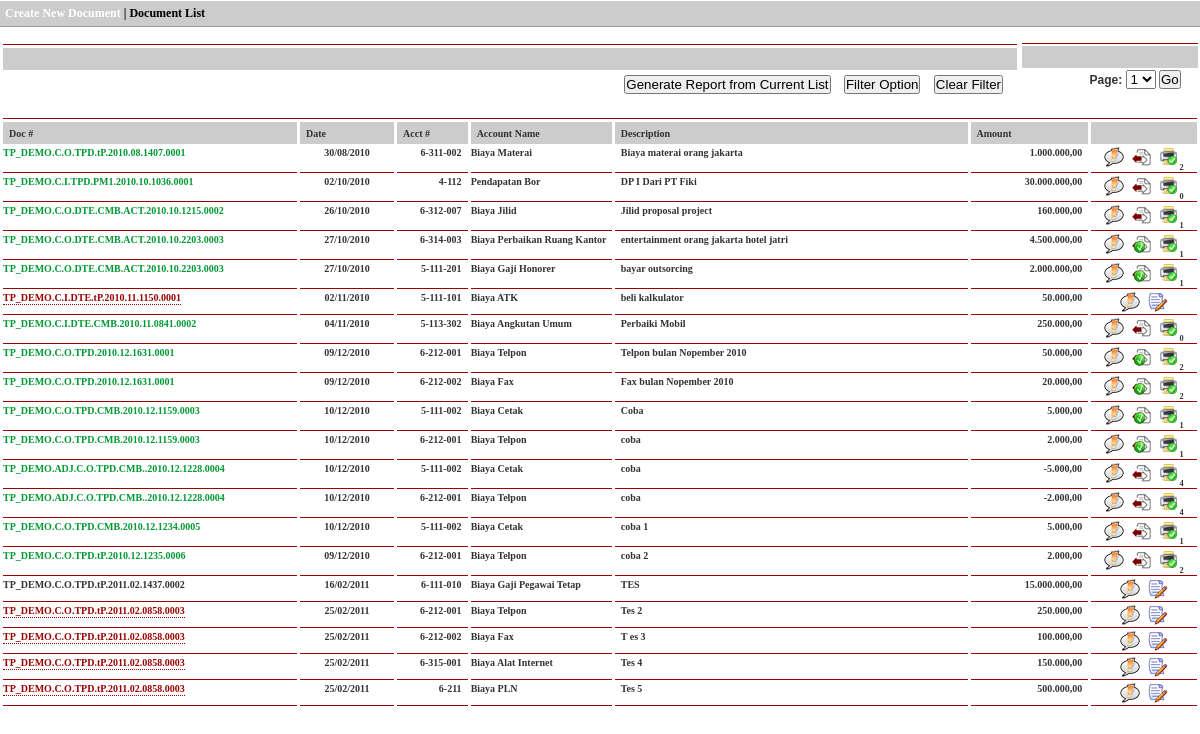
Page /documentlist_new.php (signed in) on the committed database.
### tables this page shows
CREATE TABLE `tilyan_tp_demo_account` (
  `TransID` bigint(100) NOT NULL AUTO_INCREMENT,
  `DocID` bigint(100) DEFAULT NULL,
  `AccNo` varchar(255) DEFAULT NULL,
  `DocCode` varchar(5) DEFAULT NULL,
  `DocCode2` varchar(5) DEFAULT NULL,
  `DocCode3` varchar(15) DEFAULT NULL,
  `AccName` text,
  `Description` text,
  `Amount` decimal(65,2) DEFAULT NULL,
  `DRCR` varchar(5) DEFAULT NULL,
  PRIMARY KEY (`TransID`)
);

CREATE TABLE `tilyan_tp_demo_document` (
  `DocID` bigint(100) NOT NULL AUTO_INCREMENT,
  `RefDocID` bigint(100) DEFAULT NULL,
  `DocRealDate` date DEFAULT NULL,
  `DocDate` date DEFAULT NULL,
  `DocFullNo` varchar(255) DEFAULT NULL,
  `DocFolder` varchar(50) DEFAULT NULL,
  `DocADJ` varchar(5) DEFAULT NULL,
  `DocType` varchar(5) DEFAULT NULL,
  `DocInOut` varchar(5) DEFAULT NULL,
  `DocNickName` varchar(50) DEFAULT NULL,
  `DocCode` varchar(5) DEFAULT NULL,
  `DocCode2` varchar(5) DEFAULT NULL,
  `DocCode3` varchar(5) DEFAULT NULL,
  `DocYear` int(10) DEFAULT NULL,
  `DocMonth` int(10) DEFAULT NULL,
  `DocTime` varchar(15) DEFAULT NULL,
  `DocNo` bigint(100) DEFAULT NULL,
  `DocNotes` text,
  `DocClear` int(10) DEFAULT NULL,
  `DocClearDate` date DEFAULT NULL,
  `DocAdjusted` int(10) DEFAULT NULL,
  `DocPrinted` int(10) DEFAULT NULL,
  PRIMARY KEY (`DocID`)
);

### documentlist_new.php (the view, shortened to what the rows shown need)
<?php
$bError		= false;
$sReport	= "report.php?ok=1";
if ($_GET['bSubmitted']):
	$PilihTanggalb	= $_GET["db"];
	$PilihBulanb	= $_GET["mb"];
	if(strlen($PilihBulanb)==1):
		$PilihBulanb = "0".$PilihBulanb;
	endif;
	$PilihTahunb	= $_GET["yb"];
	if(empty($PilihTanggalb)):
		$bError	= 1;
	elseif(empty($PilihBulanb)):
		$bError	= 1;
	elseif(empty($PilihTahunb)):
		$bError	= 1;
	endif;
	$PilihTanggale	= $_GET["de"];
	$PilihBulane	= $_GET["me"];
	if(strlen($PilihBulane)==1):
		$PilihBulane = "0".$PilihBulane;
	endif;
	$PilihTahune	= $_GET["ye"];
	if(empty($PilihTanggale)):
		$bError	= 1;
	elseif(empty($PilihBulane)):
		$bError	= 1;
	elseif(empty($PilihTahune)):
		$bError	= 1;
	endif;
	$iBank	= $_GET["iBank"];
	$iCash	= $_GET["iCash"];
	$iOther	= $_GET["iOther"];
	$iIn	= $_GET["iIn"];
	$iOut	= $_GET["iOut"];
	$iAdjed	= $_GET["iAdjed"];
	$iAdj	= $_GET["iAdj"];
	$iPrint	= $_GET["iPrint"];
	$sDesc	= $_GET["sDesc"];
	$sCode1	= $_GET["sCode1"];
	$sCode2	= $_GET["sCode2"];
	$sDocNickName	= $_GET["sDocNickName"];
	$sAccType	= $_GET["sAccType"];
	$sAccNo	= $_GET["sAccNo"];
	$sPaging	= "SELECT d.DocFullNo, d.DocDate, d.DocClear, d.DocNotes, d.DocAdjusted, d.DocPrinted, d.DocCode, d.DocCode2, d.DocNickName, a.AccNo, a.AccName, a.Description, a.Amount, la.Type FROM tilyan_".$_SESSION['TLY__MemberFolder']."_document d, tilyan_".$_SESSION['TLY__MemberFolder']."_account a LEFT JOIN tilyan_".$_SESSION['TLY__MemberFolder']."_lookup_account la ON a.AccNo = la.AccNo WHERE d.DocID  = a.DocID";
	if($bError!=1):
		$sPaging	= $sPaging." AND d.DocDate <= '".$PilihTahune."-".$PilihBulane."-".$PilihTanggale."' AND d.DocDate >= '".$PilihTahunb."-".$PilihBulanb."-".$PilihTanggalb."'";
	endif;
	if(empty($iBank) && empty($iCash) && empty($iOther)):
		$sPaging	= $sPaging." AND d.DocType NOT IN('B','C','O')";
	elseif(!empty($iBank) && !empty($iCash) && !empty($iOther)):
		$sPaging	= $sPaging." AND d.DocType IN('B','C','O')";
	elseif(!empty($iBank) && !empty($iCash)):
		$sPaging	= $sPaging." AND d.DocType IN('B','C')";
	elseif(!empty($iBank) && !empty($iOther)):
		$sPaging	= $sPaging." AND d.DocType IN('B','O')";
	elseif(!empty($iCash) && !empty($iOther)):
		$sPaging	= $sPaging." AND d.DocType IN('C','O')";
	elseif(!empty($iBank)):
		$sPaging	= $sPaging." AND d.DocType IN('B')";
	elseif(!empty($iCash)):
		$sPaging	= $sPaging." AND d.DocType IN('C')";
	elseif(!empty($iOther)):
		$sPaging	= $sPaging." AND d.DocType IN('O')";
	endif;
	if(empty($iIn) && empty($iOut)):
		$sPaging	= $sPaging." AND d.DocInOut NOT IN('I','O')";
	elseif(!empty($iIn) && !empty($iOut)):
		$sPaging	= $sPaging." AND d.DocInOut IN('I','O')";
	elseif(!empty($iIn)):
		$sPaging	= $sPaging." AND d.DocInOut IN('I')";
	elseif(!empty($iOut)):
		$sPaging	= $sPaging." AND d.DocInOut IN('O')";
	endif;
	if(!empty($iAdjed) && empty($iAdj)):
		$sPaging	= $sPaging." AND d.DocAdjusted IS NOT NULL";
	elseif(empty($iAdjed) && !empty($iAdj)):
		$sPaging	= $sPaging." AND d.DocADJ IS NOT NULL";
	elseif(!empty($iAdjed) && !empty($iAdj)):
		$sPaging	= $sPaging." AND (d.DocAdjusted IS NOT NULL OR d.DocADJ IS NOT NULL)";
	endif;
	if(!empty($iPrint)):
		$sPaging	= $sPaging." AND d.DocClear = 1";
	endif;
	if($sCode1!="pilih"):
		$sPaging	= $sPaging." AND d.DocCode = '".$sCode1."'";
	endif;
	if($sCode2!="pilih"):
		if($sCode2!="NULL"):
			$sPaging	= $sPaging." AND d.DocCode2 = '".$sCode2."'";
		else:
			$sPaging	= $sPaging." AND d.DocCode2 IS NULL";
		endif;
	endif;
	if(!empty($sDesc)):
		$sPaging	= $sPaging." AND a.Description LIKE '%".$sDesc."%'";
	endif;
	if($sDocNickName!="pilih"):
		$sPaging	= $sPaging." AND d.DocNickName = '".$sDocNickName."'";
	endif;
	if($sAccType!="pilih"):
		$sPaging	= $sPaging." AND la.Type = '".$sAccType."'";
	endif;
	if($sAccNo!="pilih"):
		$sPaging	= $sPaging." AND a.AccNo = '".$sAccNo."'";
	endif;
	$sList		= "SELECT d.DocID, d.DocFullNo, d.DocClear, d.DocNotes, d.DocAdjusted, d.DocDate, d.DocPrinted, d.DocCode, d.DocCode2, d.DocNickName, a.TransID, a.AccNo, a.AccName, a.Description, a.Amount, la.Type FROM tilyan_".$_SESSION['TLY__MemberFolder']."_document d, tilyan_".$_SESSION['TLY__MemberFolder']."_account a LEFT JOIN tilyan_".$_SESSION['TLY__MemberFolder']."_lookup_account la ON a.AccNo = la.AccNo WHERE d.DocID  = a.DocID";
	if($bError!=1):
		$sList	= $sList." AND d.DocDate <= '".$PilihTahune."-".$PilihBulane."-".$PilihTanggale."' AND d.DocDate >= '".$PilihTahunb."-".$PilihBulanb."-".$PilihTanggalb."'";
		$sReport .= "&de=".$PilihTahune."-".$PilihBulane."-".$PilihTanggale."&db=".$PilihTahunb."-".$PilihBulanb."-".$PilihTanggalb."";
	endif;
	if(empty($iBank) && empty($iCash) && empty($iOther)):
		$sList	= $sList." AND d.DocType NOT IN('B','C','O')";
		$sReport	.= "&b=0&c=0&oth=0";
	elseif(!empty($iBank) && !empty($iCash) && !empty($iOther)):
		$sList	= $sList." AND d.DocType IN('B','C','O')";
		$sReport	.= "&b=1&c=1&oth=1";
	elseif(!empty($iBank) && !empty($iCash)):
		$sList	= $sList." AND d.DocType IN('B','C')";
		$sReport	.= "&b=1&c=1&oth=0";
	elseif(!empty($iBank) && !empty($iOther)):
		$sList	= $sList." AND d.DocType IN('B','O')";
		$sReport	.= "&b=1&c=0&oth=1";
	elseif(!empty($iCash) && !empty($iOther)):
		$sList	= $sList." AND d.DocType IN('C','O')";
		$sReport	.= "&b=0&c=1&oth=1";
	elseif(!empty($iBank)):
		$sList	= $sList." AND d.DocType IN('B')";
		$sReport	.= "&b=1&c=0&oth=0";
	elseif(!empty($iCash)):
		$sList	= $sList." AND d.DocType IN('C')";
		$sReport	.= "&b=0&c=1&oth=0";
	elseif(!empty($iOther)):
		$sList	= $sList." AND d.DocType IN('O')";
		$sReport	.= "&b=0&c=0&oth=1";
	endif;
	if(empty($iIn) && empty($iOut)):
		$sList	= $sList." AND d.DocInOut NOT IN('I','O')";
		$sReport	.= "&in=0&out=0";
	elseif(!empty($iIn) && !empty($iOut)):
		$sList	= $sList." AND d.DocInOut IN('I','O')";
		$sReport	.= "&in=1&out=1";
	elseif(!empty($iIn)):
		$sList	= $sList." AND d.DocInOut IN('I')";
		$sReport	.= "&in=1&out=0";
	elseif(!empty($iOut)):
		$sList	= $sList." AND d.DocInOut IN('O')";
		$sReport	.= "&in=0&out=1";
	endif;
	if(!empty($iAdjed) && empty($iAdj)):
		$sList	= $sList." AND d.DocAdjusted IS NOT NULL";
		$sReport	.= "&adjed=1&adj=0";
	elseif(empty($iAdjed) && !empty($iAdj)):
		$sList	= $sList." AND d.DocADJ IS NOT NULL";
		$sReport	.= "&adjed=0&adj=1";
	elseif(!empty($iAdjed) && !empty($iAdj)):
		$sList	= $sList." AND (d.DocAdjusted IS NOT NULL OR d.DocADJ IS NOT NULL)";
		$sReport	.= "&adjed=1&adj=1";
	endif;
	if(!empty($iPrint)):
		$sList	= $sList." AND d.DocClear = 1";
		$sReport	.= "&print=1";
	endif;
	if(!empty($sDesc)):
		$sList	= $sList." AND a.Description LIKE '%".$sDesc."%'";
		$sReport	.= "&desc=".$sDesc."";
	endif;
	if($sCode1!="pilih"):
		$sList	= $sList." AND d.DocCode = '".$sCode1."'";
		$sReport	.= "&code1=".$sCode1."";
	endif;
	if($sCode2!="pilih"):
		if($sCode2!="NULL"):
			$sList	= $sList." AND d.DocCode2 = '".$sCode2."'";
			$sReport	.= "&code2=".$sCode2."";
		else:
			$sList	= $sList." AND d.DocCode2 IS NULL";
			$sReport	.= "&code2=kosong";
		endif;
	endif;
	if($sDocNickName!="pilih"):
		$sList	= $sList." AND d.DocNickName = '".$sDocNickName."'";
		$sReport	.= "&nick=".$sDocNickName."";
	endif;
	if($sAccType!="pilih"):
		$sList	= $sList." AND la.Type = '".$sAccType."'";
	endif;
	if($sAccNo!="pilih"):
		$sList	= $sList." AND a.AccNo = '".$sAccNo."'";
		$sReport	.= "&accno=".$sAccNo."";
	endif;
else:
	$sList		= "SELECT d.DocID, d.DocFullNo, d.DocDate, d.DocClear, d.DocNotes, d.DocAdjusted, d.DocPrinted, d.DocCode, d.DocCode2, d.DocNickName, a.TransID, a.AccNo, a.AccName, a.Description, a.Amount, la.Type FROM tilyan_".$_SESSION['TLY__MemberFolder']."_document d, tilyan_".$_SESSION['TLY__MemberFolder']."_account a LEFT JOIN tilyan_".$_SESSION['TLY__MemberFolder']."_lookup_account la ON a.AccNo = la.AccNo WHERE d.DocID  = a.DocID";
endif;
?>
<!DOCTYPE html PUBLIC "-//W3C//DTD XHTML 1.0 Transitional//EN" "http://www.w3.org/TR/xhtml1/DTD/xhtml1-transitional.dtd">
<html xmlns="http://www.w3.org/1999/xhtml">
	<head>
        <link rel="stylesheet" href="css/style.css" />
        <link rel="stylesheet" href="css/tooltips.css" />
		<link media="screen" rel="stylesheet" href="css/colorbox.css" />
	</head>
    <body>
        <div class="other" style="margin-bottom:6px;">
			<?php
			$Pg			= $_GET["pg"];
			$Limit		= 20;
			if(empty($Pg)) {
				$Pg = 0;
			}
			?>
			<?php
			$sList		.= " ORDER BY d.DocYear, d.DocMonth, d.DocNo, a.TransID LIMIT $Pg, $Limit";
			$SQLList	 = mysql_query($sList) or die(mysql_errno()." : ".mysql_error());
			?></p>
			<table width="100%" cellpadding="2" cellspacing="3" border="0" align="center" class="OSStyle">
				<?php
				if (mysql_num_rows($SQLList) == 0):
				?>
				<tr>
					<td align="center" colspan="7"><font color="#FF0000"><strong>There's no record at the moment.</strong></font></td>
				</tr>
				<?php
				else:
				  	while($oList = mysql_fetch_object($SQLList)) {
						if(empty($oList->DocPrinted)):
							$iPrinted = 0;
						else:
							$iPrinted = $oList->DocPrinted;
						endif;
				?>
				<tr>
                    <td valign="top" align="left" style="border-bottom: solid 1px #990000; height:22px;" nowrap="nowrap">
						<?php
							if(!empty($oList->DocNotes) && $oList->DocClear!=1) {
						?>
                        	<span class="hotspot" onmouseover="tooltip.show('<?php echo nl2br($oList->DocNotes);?>');" onmouseout="tooltip.hide();"><?php echo $oList->DocFullNo?></span>
						<?php
							} else {
								if($oList->DocClear==1) {
									echo "<span style=\"color: #009933;\">";
								}
						?>
							<?php echo $oList->DocFullNo?>
						<?php
								if($oList->DocClear==1) {
									echo "</span>";
								}
							}
						?>
					</td>
					<td valign="top" align="center" style="border-bottom: solid 1px #990000; height:22px;"><?php echo ViewDateTimeFormat($oList->DocDate,5)?></td>
					<td valign="top" align="right" style="border-bottom: solid 1px #990000; height:22px; padding-right:6px;"><?php echo $oList->AccNo?></td>
					<td valign="top" align="left" style="border-bottom: solid 1px #990000; height:22px;" nowrap="nowrap"><?php echo $oList->AccName?></td>
					<td valign="top" align="left" style="border-bottom: solid 1px #990000; height:22px; padding-left:6px;"><?php echo $oList->Description?></td>
					<td valign="top" align="right" style="border-bottom: solid 1px #990000; height:22px; padding-right:6px;"><?php echo ConvertMoneyFormatIndo2($oList->Amount)?></td>
					<td valign="top" align="center" style="border-bottom: solid 1px #990000; height:22px;" nowrap="nowrap">
						<?php
						if($_SESSION["TLY__Permission"]!=1):
						?>
                        <a href="transactioncomment.php?doc=<?php echo $oList->DocID?>"><img src="images/icon_comment.png" border="0" height="20" title="add comment" /></a>
                        <?php
						endif;
						if($_SESSION["TLY__Permission"]!=2):
                            if($oList->DocClear==1):
                                if($oList->DocAdjusted==1):
						?>
                            &nbsp;&nbsp;<img src="images/icon_adj_done.png" border="0" height="20" title="adjustment created" />
						<?php
                                else:
						?>
                            &nbsp;&nbsp;<a href="documentadj.php?doc=<?php echo $oList->DocID?>"><img src="images/icon_adj.png" border="0" height="20" title="create adjustment" /></a>
						<?php
                                endif;
							endif;
						endif;
						if($oList->DocClear==1):
						?>
                            &nbsp;&nbsp;<a href="transactionprintpreview.php?doc=<?php echo base64_encode($oList->DocID)?>" target="_blank"><img src="images/icon_print.png" border="0" height="20" title="print preview" /></a><sub><?php echo $iPrinted ?></sub>
						<?php
                        else:
							if($_SESSION["TLY__Permission"]!=2):
						?>
                            &nbsp;&nbsp;<a href="transactionedit.php?doc=<?php echo $oList->DocID?>"><img src="images/icon_edit.gif" border="0" height="20" title="edit" /></a>
						<?php
                            endif;
						endif;
						?>
					</td>
				</tr>
				<?php
				  	}
				endif;
				?>
			</table>
        </div>
    </body>
</html>

### rows in the picture
tilyan_tp_demo_account: DocID.DocFullNo "TP_DEMO.C.O.TPD.tP.2010.08.1407.0001", DocID.DocDate "30/08/2010", AccNo "6-311-002", AccName "Biaya Materai", Description "Biaya materai orang jakarta", Amount "1.000.000,00", DocID.DocPrinted "2"
tilyan_tp_demo_account: DocID.DocFullNo "TP_DEMO.C.I.TPD.PM1.2010.10.1036.0001", DocID.DocDate "02/10/2010", AccNo "4-112", AccName "Pendapatan Bor", Description "DP I Dari PT Fiki", Amount "30.000.000,00", iPrinted "0"
tilyan_tp_demo_account: DocID.DocFullNo "TP_DEMO.C.O.DTE.CMB.ACT.2010.10.1215.0002", DocID.DocDate "26/10/2010", AccNo "6-312-007", AccName "Biaya Jilid", Description "Jilid proposal project", Amount "160.000,00", DocID.DocPrinted "1"
tilyan_tp_demo_account: DocID.DocFullNo "TP_DEMO.C.O.DTE.CMB.ACT.2010.10.2203.0003", DocID.DocDate "27/10/2010", AccNo "6-314-003", AccName "Biaya Perbaikan Ruang Kantor", Description "entertainment orang jakarta hotel jatri", Amount "4.500.000,00", DocID.DocPrinted "1"
tilyan_tp_demo_account: DocID.DocFullNo "TP_DEMO.C.O.DTE.CMB.ACT.2010.10.2203.0003", DocID.DocDate "27/10/2010", AccNo "5-111-201", AccName "Biaya Gaji Honorer", Description "bayar outsorcing", Amount "2.000.000,00", DocID.DocPrinted "1"
tilyan_tp_demo_account: DocID.DocFullNo "TP_DEMO.C.I.DTE.tP.2010.11.1150.0001", DocID.DocDate "02/11/2010", AccNo "5-111-101", AccName "Biaya ATK", Description "beli kalkulator", Amount "50.000,00"
tilyan_tp_demo_account: DocID.DocFullNo "TP_DEMO.C.I.DTE.CMB.2010.11.0841.0002", DocID.DocDate "04/11/2010", AccNo "5-113-302", AccName "Biaya Angkutan Umum", Description "Perbaiki Mobil", Amount "250.000,00", iPrinted "0"
tilyan_tp_demo_account: DocID.DocFullNo "TP_DEMO.C.O.TPD.2010.12.1631.0001", DocID.DocDate "09/12/2010", AccNo "6-212-001", AccName "Biaya Telpon", Description "Telpon bulan Nopember 2010", Amount "50.000,00", DocID.DocPrinted "2"
tilyan_tp_demo_account: DocID.DocFullNo "TP_DEMO.C.O.TPD.2010.12.1631.0001", DocID.DocDate "09/12/2010", AccNo "6-212-002", AccName "Biaya Fax", Description "Fax bulan Nopember 2010", Amount "20.000,00", DocID.DocPrinted "2"
tilyan_tp_demo_account: DocID.DocFullNo "TP_DEMO.C.O.TPD.CMB.2010.12.1159.0003", DocID.DocDate "10/12/2010", AccNo "5-111-002", AccName "Biaya Cetak", Description "Coba", Amount "5.000,00", DocID.DocPrinted "1"
tilyan_tp_demo_account: DocID.DocFullNo "TP_DEMO.C.O.TPD.CMB.2010.12.1159.0003", DocID.DocDate "10/12/2010", AccNo "6-212-001", AccName "Biaya Telpon", Description "coba", Amount "2.000,00", DocID.DocPrinted "1"
tilyan_tp_demo_account: DocID.DocFullNo "TP_DEMO.ADJ.C.O.TPD.CMB..2010.12.1228.0004", DocID.DocDate "10/12/2010", AccNo "5-111-002", AccName "Biaya Cetak", Description "coba", Amount "-5.000,00", DocID.DocPrinted "4"
tilyan_tp_demo_account: DocID.DocFullNo "TP_DEMO.ADJ.C.O.TPD.CMB..2010.12.1228.0004", DocID.DocDate "10/12/2010", AccNo "6-212-001", AccName "Biaya Telpon", Description "coba", Amount "-2.000,00", DocID.DocPrinted "4"
tilyan_tp_demo_account: DocID.DocFullNo "TP_DEMO.C.O.TPD.CMB.2010.12.1234.0005", DocID.DocDate "10/12/2010", AccNo "5-111-002", AccName "Biaya Cetak", Description "coba 1", Amount "5.000,00", DocID.DocPrinted "1"
tilyan_tp_demo_account: DocID.DocFullNo "TP_DEMO.C.O.TPD.tP.2010.12.1235.0006", DocID.DocDate "09/12/2010", AccNo "6-212-001", AccName "Biaya Telpon", Description "coba 2", Amount "2.000,00", DocID.DocPrinted "2"
tilyan_tp_demo_account: DocID.DocFullNo "TP_DEMO.C.O.TPD.tP.2011.02.1437.0002", DocID.DocDate "16/02/2011", AccNo "6-111-010", AccName "Biaya Gaji Pegawai Tetap", Description "TES", Amount "15.000.000,00"
tilyan_tp_demo_account: DocID.DocFullNo "TP_DEMO.C.O.TPD.tP.2011.02.0858.0003", DocID.DocDate "25/02/2011", AccNo "6-212-001", AccName "Biaya Telpon", Description "Tes 2", Amount "250.000,00"
tilyan_tp_demo_account: DocID.DocFullNo "TP_DEMO.C.O.TPD.tP.2011.02.0858.0003", DocID.DocDate "25/02/2011", AccNo "6-212-002", AccName "Biaya Fax", Description "T es 3", Amount "100.000,00"
tilyan_tp_demo_account: DocID.DocFullNo "TP_DEMO.C.O.TPD.tP.2011.02.0858.0003", DocID.DocDate "25/02/2011", AccNo "6-315-001", AccName "Biaya Alat Internet", Description "Tes 4", Amount "150.000,00"
tilyan_tp_demo_account: DocID.DocFullNo "TP_DEMO.C.O.TPD.tP.2011.02.0858.0003", DocID.DocDate "25/02/2011", AccNo "6-211", AccName "Biaya PLN", Description "Tes 5", Amount "500.000,00"

### other values in the picture
form field pg "1"
